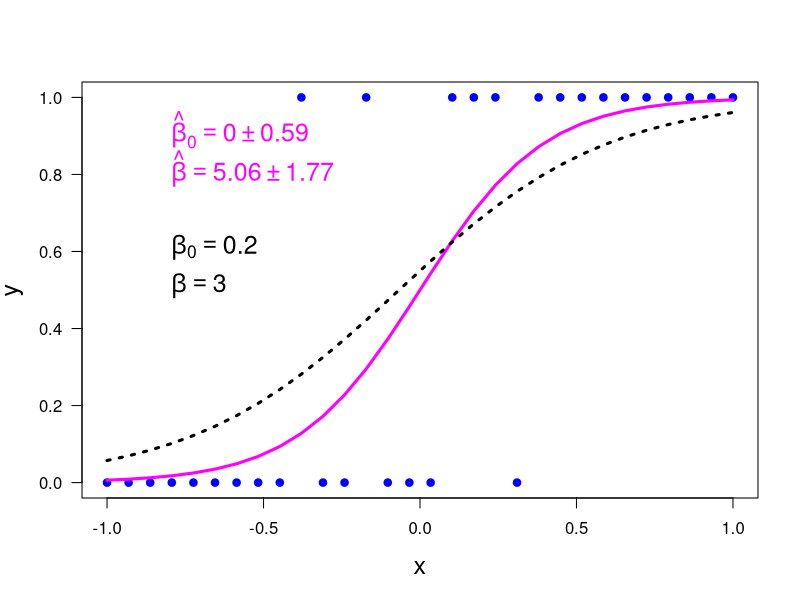

The R script that drew this image:
print('file: LogisticRegr30n.R')
# Logistic regression: small sample size, n=30
# generate artificial data set
# logit(p) = ln(p/(1-p)) = beta0 + beta*x = eta
# -> p = 1/(1+exp(-eta))
beta0 = 0.2; beta = 3; xmin = -1; xmax = 1
n = 30         # sample size
dx = (xmax-xmin)/(n-1); x = round(seq(xmin,xmax,dx),3)
logitp = beta0+beta*x
p = 1/(1+exp(-logitp))
set.seed(1953) # set seed for random number generators
y = numeric(n)
for(k in 1:n) y[k] = rbinom(1,1,prob=p[k])
out1 = glm(y ~ x,family=binomial(link='logit'))
out2 = summary(out1)
b0 = out2$coefficients[1]  # estimate of beta0
b  = out2$coefficients[2]  # estimate of beta
ub0 = out2$coefficients[3] # uncertainty of b0
ub  = out2$coefficients[4] # uncertainty of b
etaest = b0+b*x
muest = 1/(1+exp(-etaest))
# png('LogResDataFit160930.png',width=16,height=16,units='cm',res=300)
plot(x,y,type='p',lwd=4,col='blue',xlab='x',ylab='y',las=1,cex=0.6,cex.lab=1.5)
lines(x,muest,col='magenta',lwd=3)
beta0 = 0.2; beta = 3;
eta = beta0+beta*x
mu = 1/(1+exp(-eta))
lines(x,mu,col='black',lwd=3,lty=3)
b0r = round(b0,2); ub0r = round(ub0,2); br = round(b,2); ubr = round(ub,2)
text(-0.85,0.9,bquote(~hat(beta)[0] == .(b0r) %+-% .(ub0r)),col='magenta',pos=4,cex=1.5)
text(-0.85,0.8,bquote(~hat(beta) == .(br) %+-% .(ubr)),col='magenta',pos=4,cex=1.5)
text(-0.85,0.6,bquote(~beta[0] == .(beta0)),col='black',pos=4,cex=1.5)
text(-0.85,0.5,bquote(~beta == .(beta)),col='black',pos=4,cex=1.5)
# dev.off()